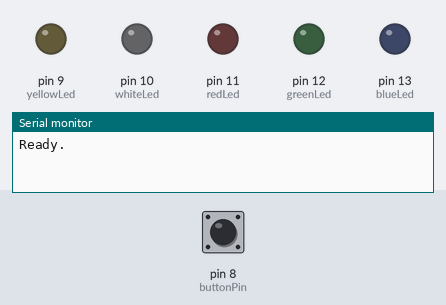
The sketch below on a simulated Arduino Uno, built with avr-gcc and run on an emulated ATmega328P. Parts: output pins drawn as LEDs (lit = HIGH), the last lines printed to the serial monitor. Dashed ring = blinking. Inputs (shaded band) come from the test bench; at power-on: pin 8 (buttonPin) HIGH.

Above: at 1.2 s.
1.3 s: pin 8 (buttonPin) pulled LOW for 0.15 s
At 1.7 s:
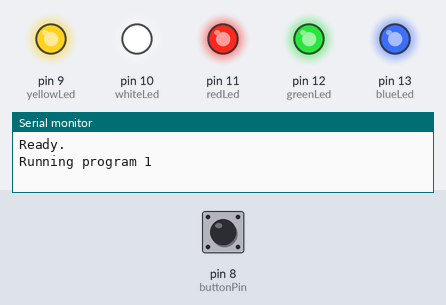
2.9 s: pin 8 (buttonPin) pulled LOW for 1 s
At 3.3 s:
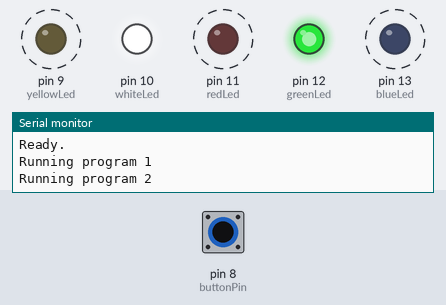
At 3.8 s:
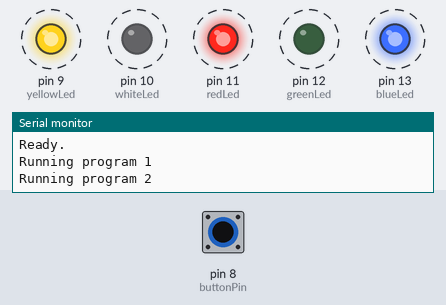
Timing chart, 0 to 9.4 s (numbered marks = the images above; inputs shaded):
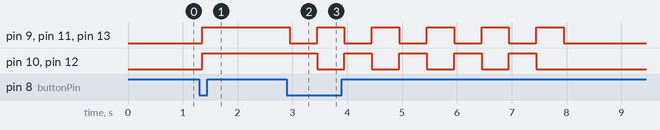

Measured:
- after the input at 1.3 s, pin 9 (yellowLed), pin 10 (whiteLed), pin 11 (redLed), pin 12 (greenLed), pin 13 (blueLed): LOW → HIGH after 0.05 s
- after the input at 2.9 s, pin 9 (yellowLed), pin 11 (redLed), pin 13 (blueLed): alternates HIGH for 0.50 s and LOW for 0.50 s, 11 changes in all, then stays LOW, starting after 0.05 s; pin 10 (whiteLed), pin 12 (greenLed): alternates HIGH for 0.50 s and LOW for 0.50 s, 9 changes in all, then stays LOW, starting after 0.55 s

The sketch:

patterngame.ino
```cpp
const int blueLed = 13;
const int greenLed = 12;
const int redLed = 11;
const int whiteLed = 10;
const int yellowLed = 9;
const int buttonPin = 8;

int buttonState = HIGH;
int lastButtonState = HIGH;
int buttonPressCount = 0;
unsigned long lastDebounceTime = 0;
unsigned long debounceDelay = 50;

bool actionDone = false;

void setup() {
  pinMode(buttonPin, INPUT_PULLUP);

  pinMode(blueLed, OUTPUT);
  pinMode(greenLed, OUTPUT);
  pinMode(redLed, OUTPUT);
  pinMode(whiteLed, OUTPUT);
  pinMode(yellowLed, OUTPUT);

  Serial.begin(9600);
  Serial.println("Ready.");
}

void loop() {
  int reading = digitalRead(buttonPin);

  // Debounce
  if (reading != lastButtonState) {
    lastDebounceTime = millis();
  }

  if ((millis() - lastDebounceTime) > debounceDelay) {
    if (reading != buttonState) {
      buttonState = reading;

      if (buttonState == LOW) {
        buttonPressCount++;
        if (buttonPressCount > 4) buttonPressCount = 1;
        actionDone = false;

        Serial.print("Running program ");
        Serial.println(buttonPressCount);
      }
    }
  }

  lastButtonState = reading;

  if (!actionDone) {
    runProgram(buttonPressCount);
    actionDone = true;
  }
}

void runProgram(int step) {
  switch (step) {
    case 1:
      // Keep all LEDs ON (stay ON until next press)
      setAllLeds(HIGH);
      break;

    case 2:
      // Flash pattern (ON/OFF alternate) 5 times
      for (int i = 0; i < 5; i++) {
        digitalWrite(blueLed, LOW);
        digitalWrite(greenLed, HIGH);
        digitalWrite(redLed, LOW);
        digitalWrite(whiteLed, HIGH);
        digitalWrite(yellowLed, LOW);
        delay(500);

        digitalWrite(blueLed, HIGH);
        digitalWrite(greenLed, LOW);
        digitalWrite(redLed, HIGH);
        digitalWrite(whiteLed, LOW);
        digitalWrite(yellowLed, HIGH);
        delay(500);
      }
      setAllLeds(LOW); // Then turn OFF
      break;

    case 3:
      // Slower cascading lights (Christmas style)
      for (int i = 0; i < 3; i++) {  // Repeat pattern 3 times
        digitalWrite(yellowLed, HIGH); delay(500); digitalWrite(yellowLed, LOW);
        digitalWrite(whiteLed, HIGH); delay(500); digitalWrite(whiteLed, LOW);
        digitalWrite(redLed, HIGH);   delay(500); digitalWrite(redLed, LOW);
        digitalWrite(greenLed, HIGH); delay(500); digitalWrite(greenLed, LOW);
        digitalWrite(blueLed, HIGH);  delay(500); digitalWrite(blueLed, LOW);
      }
      setAllLeds(LOW);
      break;

    case 4:
      // All LEDs OFF
      setAllLeds(LOW);
      break;
  }
}

void setAllLeds(bool state) {
  digitalWrite(blueLed, state);
  digitalWrite(greenLed, state);
  digitalWrite(redLed, state);
  digitalWrite(whiteLed, state);
  digitalWrite(yellowLed, state);
}
```
